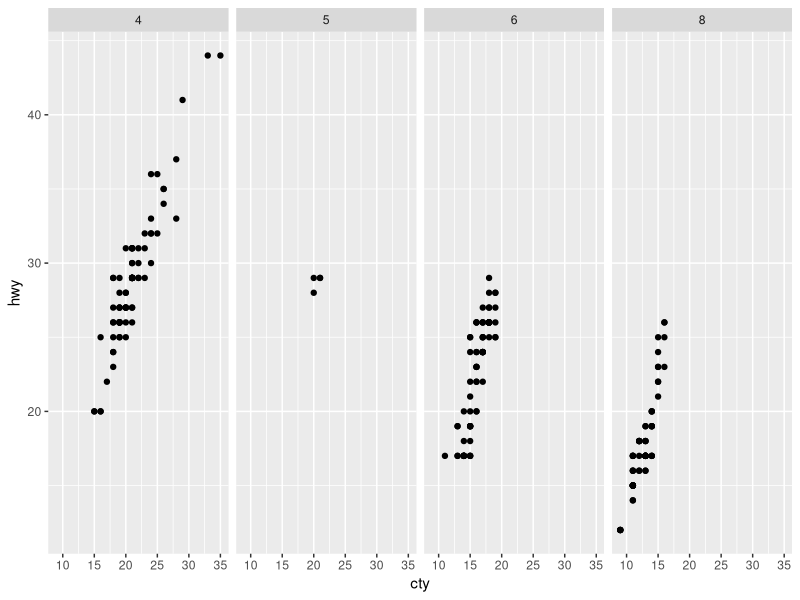
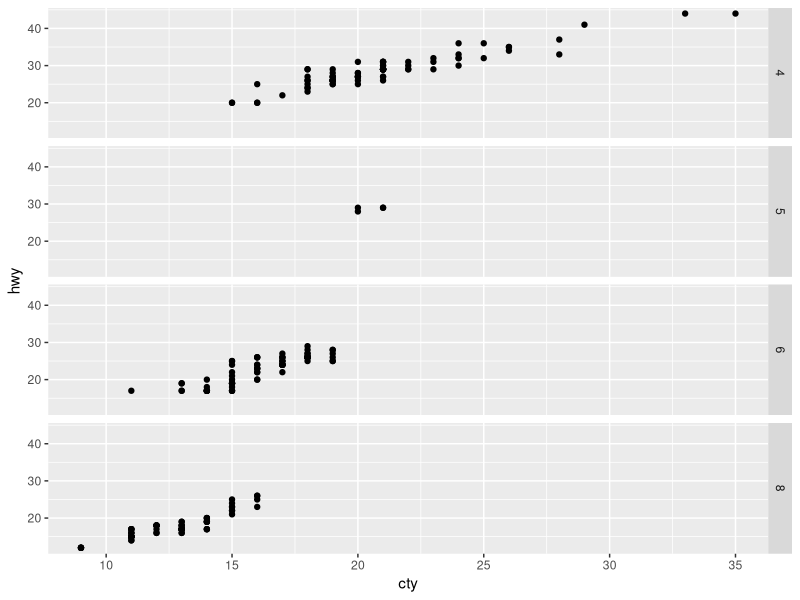
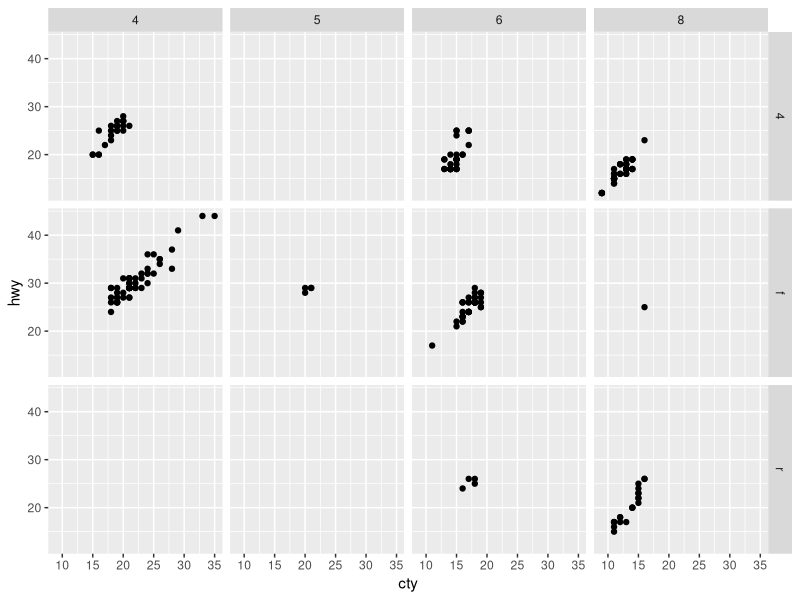
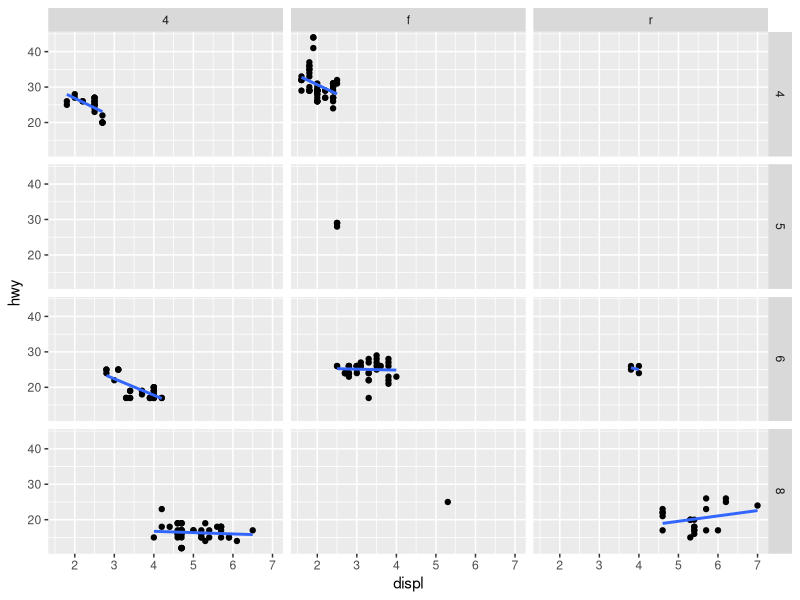
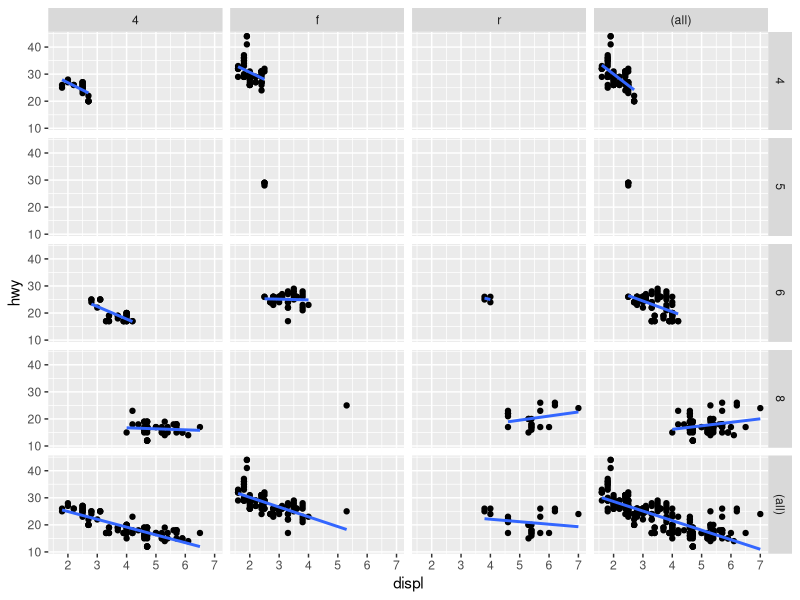
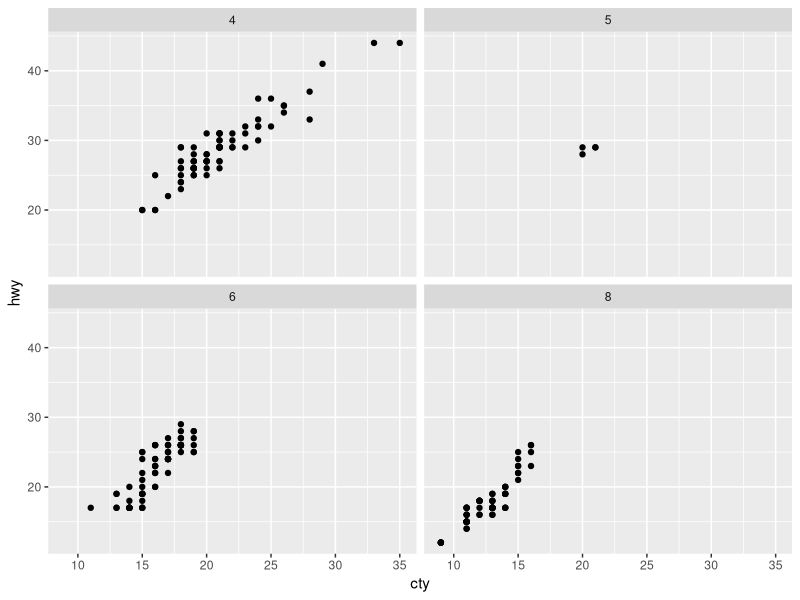
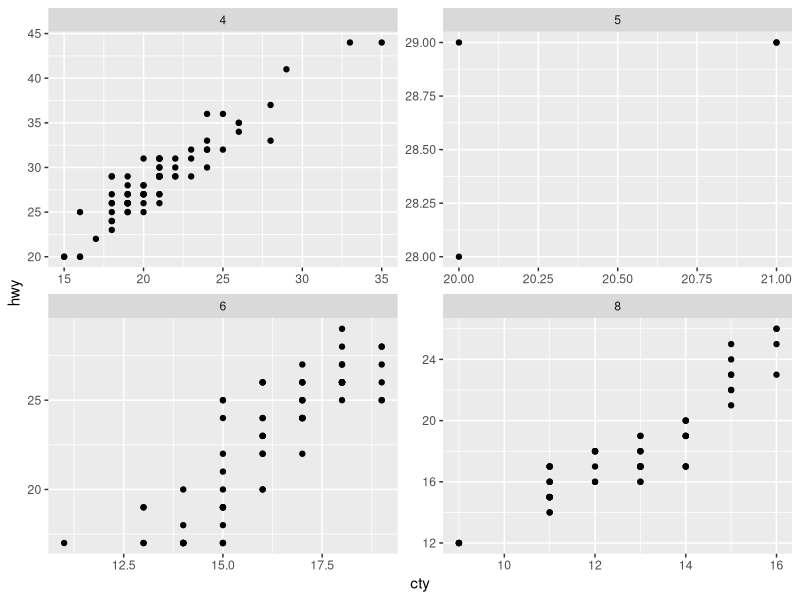

These figures' R source, in order:
#' ---
#' title: "Facets"
#' author: "Pavan Gurazada"
#' date: "`r format(Sys.Date())`"
#' output: github_document
#' ---

library(tidyverse)

#' *Faceting* is an extremely useful visualization method to help compare
#' patterns across various subsets of the data. Two kinds of facets can be
#' created in ggplot2 - `facet_grid` that allows control on variables that go on
#' the rows and the columns and `facet_wrap` that bends a 1d ribbon into 2d.
#'
#' The faceting system requires a variable selection to go on the two axes. The
#' `row_vars ~ col_vars` specification allows the user to specify this
#' requirement in a rather easy way.
#' 

#' As can be seen from the following plots, faceting can be illuminating, and
#' various specific subsets of the data can be explored for patterns in a rather
#' easy way

#' **1. Illustrating facet grids**

ggplot(mpg, aes(x = cty, y = hwy)) +
  geom_point() +
  facet_grid(. ~ cyl)

ggplot(mpg, aes(x = cty, y = hwy)) +
  geom_point() +
  facet_grid(cyl ~ .)

ggplot(mpg, aes(x = cty, y = hwy)) +
  geom_point() +
  facet_grid(drv ~ cyl)

ggplot(mpg, aes(x = displ, y = hwy)) +
  geom_point() +
  geom_smooth(method = "lm", se = FALSE) +
  facet_grid(cyl ~ drv)

#' One can build up the marginal plots just like in contingency tables

ggplot(mpg, aes(x = displ, y = hwy)) +
  geom_point() +
  geom_smooth(method = "lm", se = FALSE) +
  facet_grid(cyl ~ drv, margins = TRUE)

#' **2. Illustrating facet wraps**
#'
#' This is usually used for a single variable with many levels and needs to be
#' wrapped to fit screen resolution.
#' 

ggplot(mpg, aes(x = cty, y = hwy)) +
  geom_point() +
  facet_wrap(~ cyl)

#' **3. Controlling scales in the facets**
#'
#' While we compare facets, it is important to pay attention to the scales used
#' in each facet This can be controlled by the `scales =` parameter.
#'
#' Notice how the plot below differs from the previous plot because of the scale
#' freedom

ggplot(mpg, aes(x = cty, y = hwy)) +
  geom_point() +
  facet_wrap(~ cyl, scales = "free")

#' A key question to ask while faceting is: Will any other method of visual
#' grouping will be equally efficient in capturing the pattern in the data?
#' Facets are good for overall differences, but not so much if we are chasing
#' fine grained details. In my experience, faceting is a neat feature when we
#' are presenting differences observed in the same model on different substrate
#' datasets.
#' 